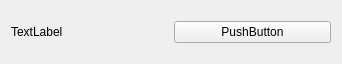
<?xml version="1.0" encoding="UTF-8"?>
<ui version="4.0">
 <class>MuiscListCard</class>
 <widget class="QWidget" name="MuiscListCard">
  <property name="geometry">
   <rect>
    <x>0</x>
    <y>0</y>
    <width>342</width>
    <height>64</height>
   </rect>
  </property>
  <property name="windowTitle">
   <string>Form</string>
  </property>
  <layout class="QHBoxLayout" name="horizontalLayout">
   <item>
    <widget class="QLabel" name="label">
     <property name="text">
      <string>TextLabel</string>
     </property>
    </widget>
   </item>
   <item>
    <widget class="QPushButton" name="pushButton">
     <property name="text">
      <string>PushButton</string>
     </property>
    </widget>
   </item>
  </layout>
 </widget>
 <resources/>
 <connections/>
</ui>
